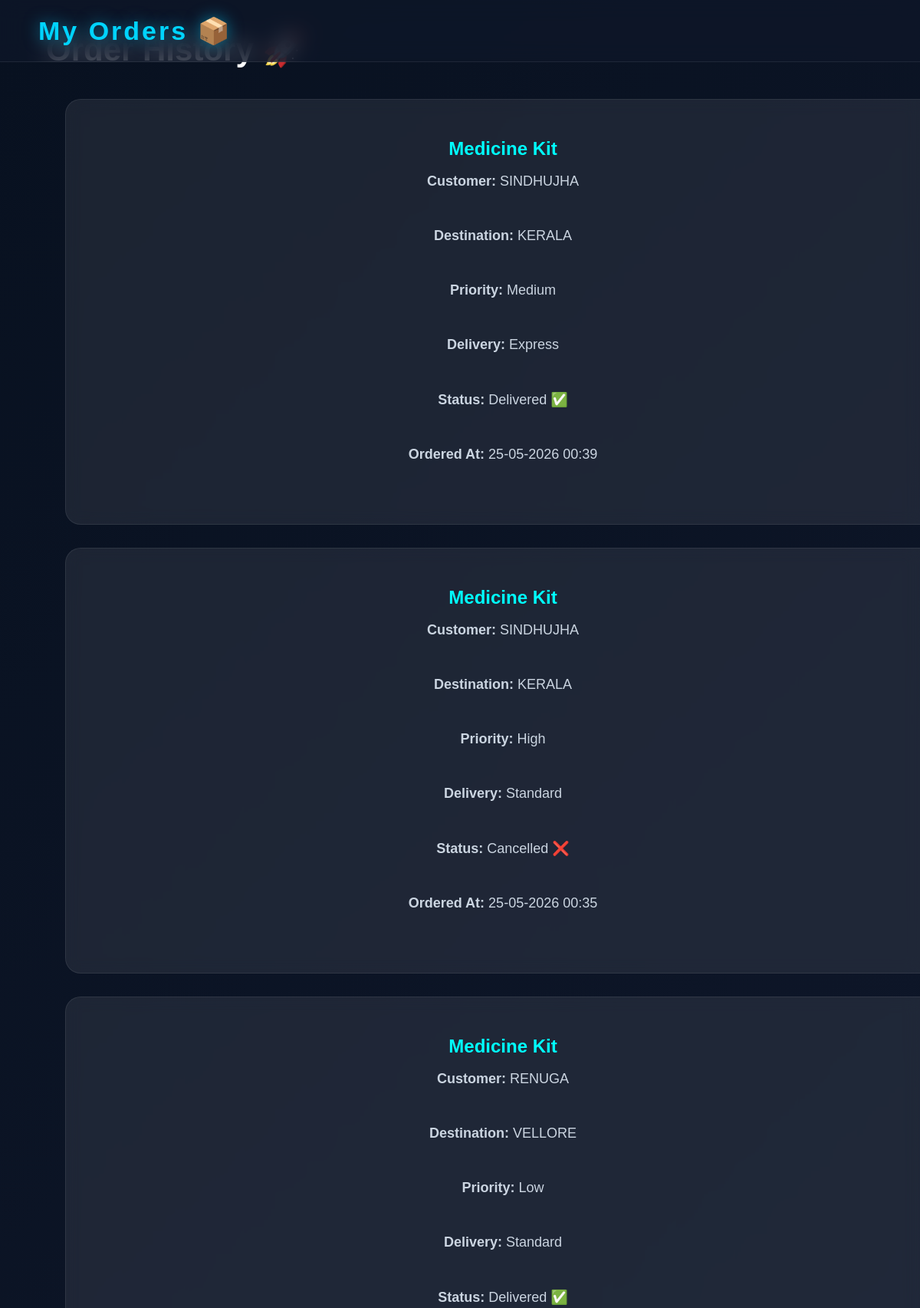
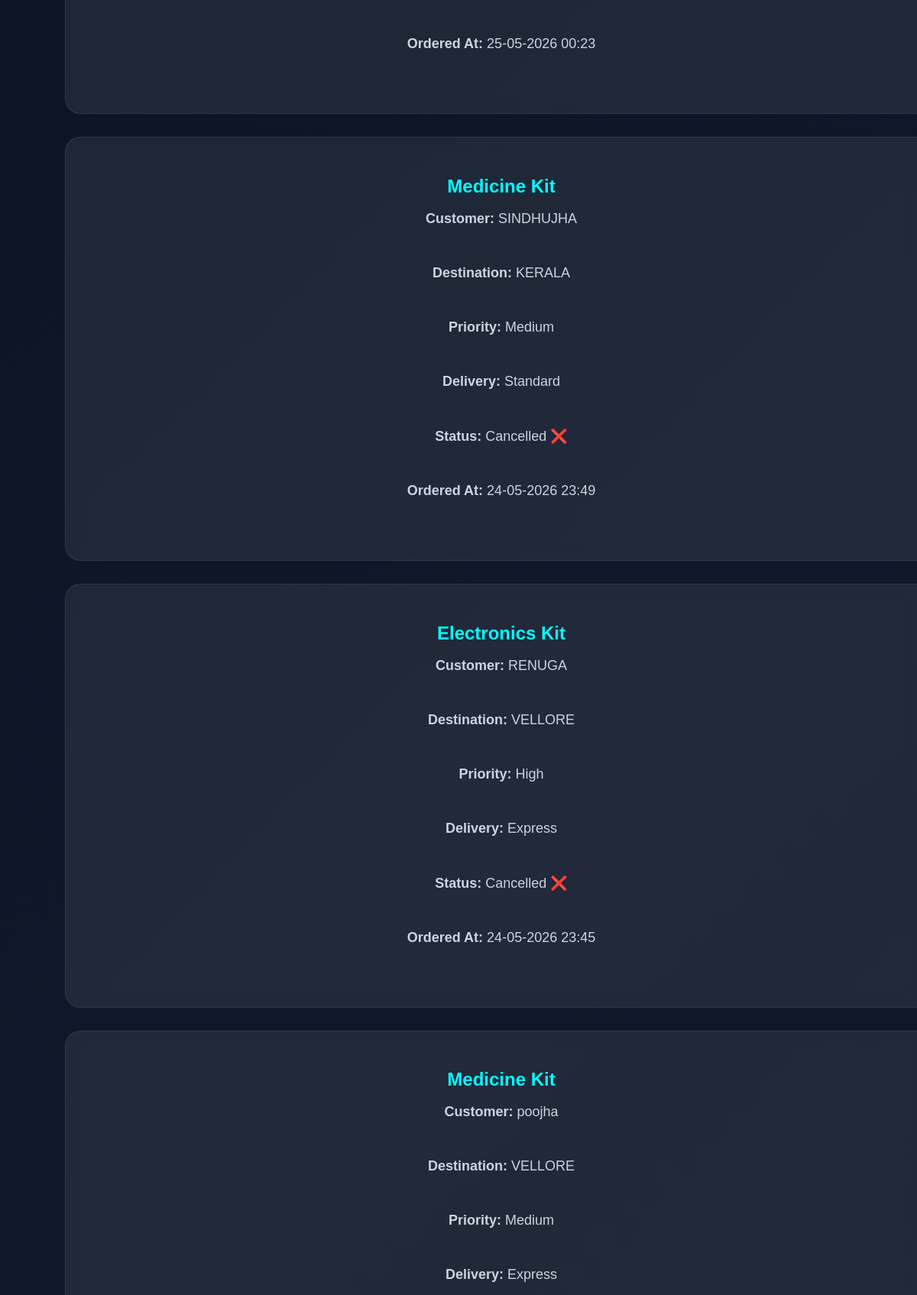
The page /my-orders (signed in, upper part) on the database its author committed (2 pictures, top to bottom).
### tables this page shows
CREATE TABLE orders (

            id INTEGER PRIMARY KEY AUTOINCREMENT,

            customer_name TEXT,

            product_name TEXT,

            destination TEXT,

            priority TEXT,

            delivery_speed TEXT,

            status TEXT,

            created_at TEXT

        );

### app.py (the view)
@app.route("/my-orders")
def my_orders():
    if "user" not in session:
        return redirect("/login")
    connection = sqlite3.connect("algo.db")
    cursor = connection.cursor()
    cursor.execute("""

        SELECT * FROM orders

        ORDER BY id DESC

    """)
    orders = cursor.fetchall()
    connection.close()
    return render_template(
        "my_orders.html",
        orders=orders
    )

### templates/my_orders.html (shortened to what this page needs)
<!DOCTYPE html>
<html>
<head>
    <link
    rel="stylesheet"
    href="{{ url_for('static', filename='css/style.css') }}"
    >
</head>
<body>
    <div class="navbar">
        <div class="logo">
            My Orders 📦
        </div>
    </div>
    <section class="tracking-section">
        <h1>
            Order History 🚀
        </h1>
        {% for order in orders %}
        <div class="tracking-card">
            <h2>
                {{ order[2] }}
            </h2>
            <p>
                <strong>Customer:</strong>
                {{ order[1] }}
            </p>
            <p>
                <strong>Destination:</strong>
                {{ order[3] }}
            </p>
            <p>
                <strong>Priority:</strong>
                {{ order[4] }}
            </p>
            <p>
                <strong>Delivery:</strong>
                {{ order[5] }}
            </p>
            <p>
                <strong>Status:</strong>
                {{ order[6] }}
            </p>
            <p>
                <strong>Ordered At:</strong>
                {{ order[7] }}
            </p>
        </div>
        {% endfor %}
    </section>
</body>
</html>

### static/css/style.css (style rules this page uses)
body { margin: 0; padding: 0; font-family: 'Poppins', sans-serif; background: linear-gradient( 135deg, #081120, #0f172a, #111827 ); overflow-x: hidden; }
.navbar { width: 100%; position: fixed; top: 0; left: 0; z-index: 1000; display: flex; justify-content: space-between; align-items: center; padding: 20px 50px; box-sizing: border-box; background: rgba(15, 23, 42, 0.7); backdrop-filter: blur(14px); border-bottom: 1px solid rgba(255,255,255,0.08); overflow-x: auto; flex-wrap: nowrap; }
.logo { color: #00d4ff; font-size: 34px; font-weight: 700; letter-spacing: 3px; text-shadow: 0 0 20px rgba(0,212,255,0.5); }
.tracking-card { width: 100%; max-width: 1100px; background: rgba(255,255,255,0.05); border: 1px solid rgba(255,255,255,0.08); border-radius: 30px; padding: 50px; backdrop-filter: blur(14px); text-align: center; color: white; }
.tracking-card p { color: #cbd5e1; margin-bottom: 50px; font-size: 18px; }
.tracking-card { background: rgba(255,255,255,0.08); margin: 25px; padding: 25px; border-radius: 20px; color: white; }
.tracking-section { width: 90%; margin: 40px auto; }
.tracking-section h1 { color: white; margin-bottom: 40px; font-size: 42px; }
.tracking-card { background: rgba(255,255,255,0.08); padding: 30px; margin-bottom: 30px; border-radius: 20px; color: white; backdrop-filter: blur(10px); }
.tracking-card h2 { color: cyan; margin-bottom: 15px; }

### rows shown on the page
orders: product_name "Medicine Kit", customer_name "SINDHUJHA", destination "KERALA", priority "Medium", delivery_speed "Express", status "Delivered ✅", created_at "25-05-2026 00:39"
orders: product_name "Medicine Kit", customer_name "SINDHUJHA", destination "KERALA", priority "High", delivery_speed "Standard", status "Cancelled ❌", created_at "25-05-2026 00:35"
orders: product_name "Medicine Kit", customer_name "RENUGA", destination "VELLORE", priority "Low", delivery_speed "Standard", status "Delivered ✅", created_at "25-05-2026 00:23"
orders: product_name "Medicine Kit", customer_name "SINDHUJHA", destination "KERALA", priority "Medium", delivery_speed "Standard", status "Cancelled ❌", created_at "24-05-2026 23:49"
orders: product_name "Electronics Kit", customer_name "RENUGA", destination "VELLORE", priority "High", delivery_speed "Express", status "Cancelled ❌", created_at "24-05-2026 23:45"
orders: product_name "Medicine Kit", customer_name "poojha", destination "VELLORE", priority "Medium", delivery_speed "Express"
